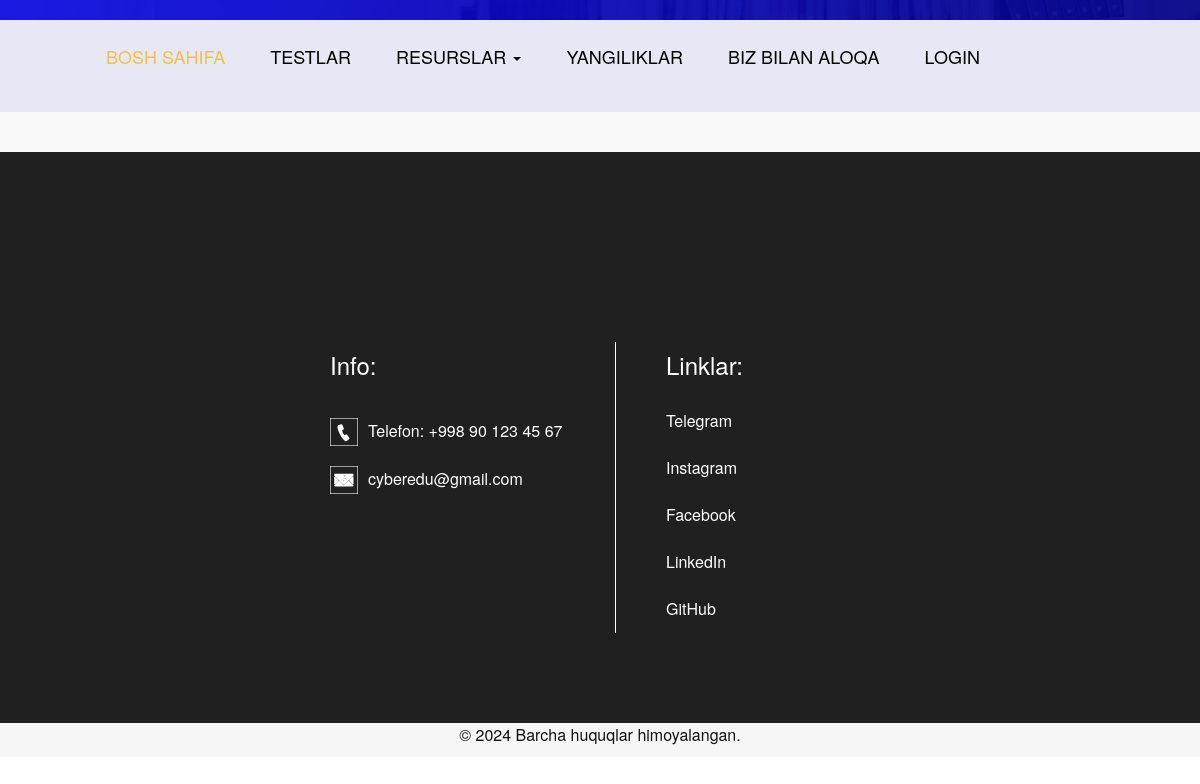
Page /kitob/ on the earlier database version.
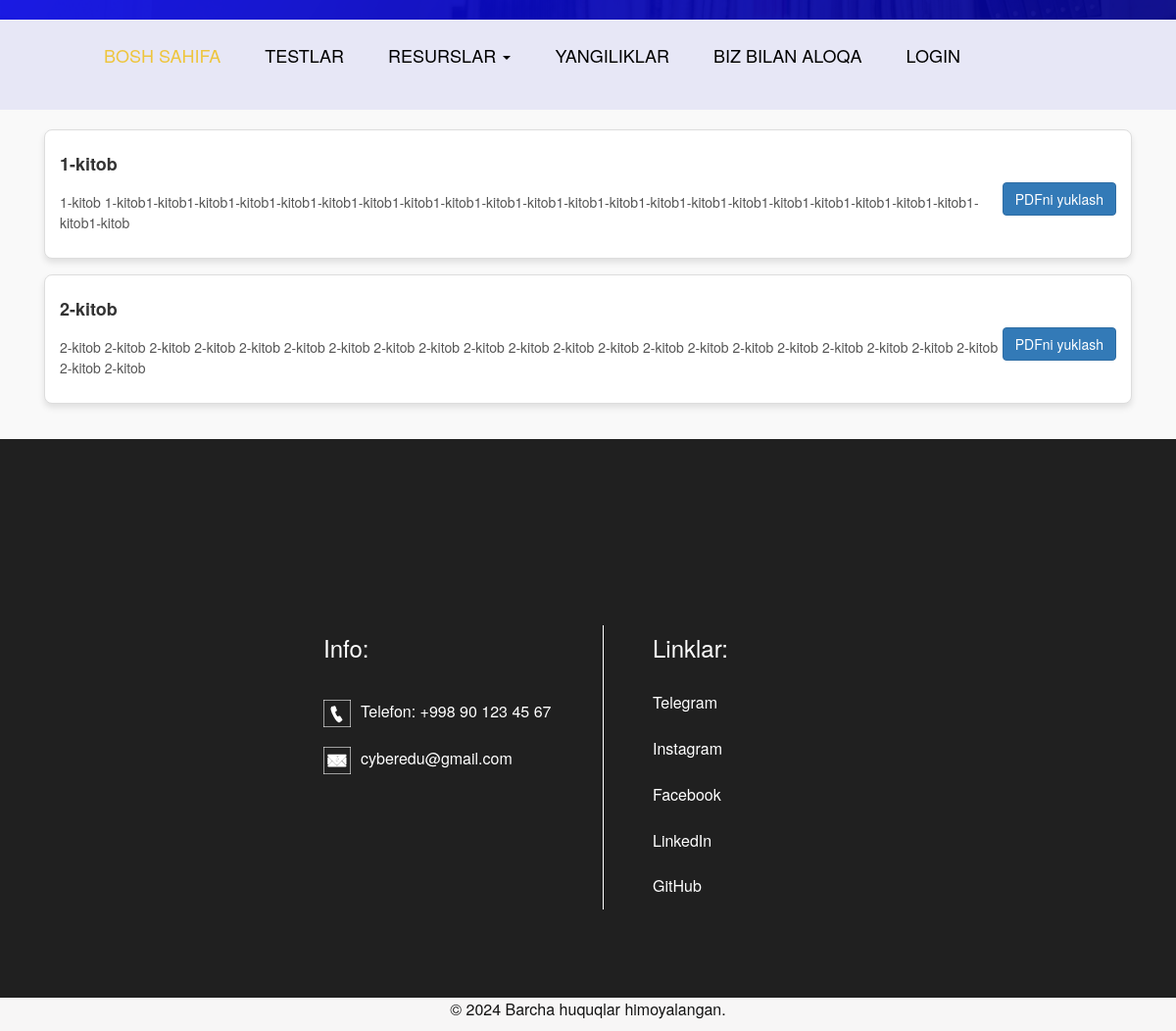
Same page on the later database version.
### videos/models.py (models this page shows, shortened)
class Kitoblar(models.Model):
    class Status(models.TextChoices):
        Draft = 'DF', 'Draft'
        Published = 'PB', 'Published'
    title = models.CharField(max_length=255)
    body = models.TextField()
    pdf = models.FileField(upload_to='courses/pdf')
    status = models.CharField(max_length=2,
                              choices=Status.choices,
                              default=Status.Draft)

### videos/views.py (the view)
# urls.py: path('kitob/', kitob_list, name="kitoblar_page"),
def kitob_list(request):
    kitob_list = Kitoblar.objects.filter(status=Kitoblar.Status.Published)
    context = {
        "kitob_list": kitob_list
    }
    return render(request, "videos/kitoblar.html", context)

### templates/videos/kitoblar.html (shortened to what this page needs)
{% load static %}
<!DOCTYPE html>
<html lang="en">
   <head>
      <link rel="stylesheet" type="text/css" href="https://cdnjs.cloudflare.com/ajax/libs/OwlCarousel2/2.0.0-beta.2.4/assets/owl.carousel.min.css" />
      <link rel="stylesheet" type="text/css" href="{% static 'css/bootstrap.min.css' %}">
      <link rel="stylesheet" type="text/css" href="{% static 'css/style.css' %}">
      <link rel="stylesheet" href="{% static 'css/responsive.css' %}">
      <link rel="stylesheet" href="{% static 'css/jquery.mCustomScrollbar.min.css' %}">
      <link rel="stylesheet" href="https://netdna.bootstrapcdn.com/font-awesome/4.0.3/css/font-awesome.css">
       <link rel="stylesheet" href="https://maxcdn.bootstrapcdn.com/bootstrap/3.3.7/css/bootstrap.min.css">
      <link rel="stylesheet" href="{% static 'css/owl.carousel.min.css' %}">
      <link rel="stylesheet" href="https://cdnjs.cloudflare.com/ajax/libs/fancybox/2.1.5/jquery.fancybox.min.css" media="screen">
       <link rel="stylesheet" href="https://cdnjs.cloudflare.com/ajax/libs/font-awesome/4.7.0/css/font-awesome.min.css">
   </head>
   <body>
      <div class="header_section">
         <div class="header_bg">
            <div class="container">
               <nav class="navbar navbar-expand-lg navbar-light bg-light">
                  <div class="collapse navbar-collapse" id="navbarSupportedContent">
                     <ul class="navbar-nav mr-auto">
                        <li class="nav-item active">
                           <a class="nav-link" href="{% url 'home_page' %}">Bosh sahifa</a>
                        </li>
                         <li class="nav-item">
                           <a class="nav-link" href="{% url 'quiz_list' %}">Testlar</a>
                        </li>
                        <li class="nav-item dropdown"><a href="#" class="nav-link" data-toggle="dropdown"> Resurslar <span class="caret"></span></a>
                        </li>
                        <li class="nav-item">
                           <a class="nav-link" href="{% url 'blog_page' %}">Yangiliklar</a>
                        </li>
                        <li class="nav-item">
                           <a class="nav-link" href="{% url 'contact_page' %}">Biz bilan aloqa</a>
                        </li>
                        {% if request.user.is_authenticated %}
                            <button type="submit" class="btn btn-danger"  style="margin-top: -6px">
                                <form id="logout-form" action="{% url 'logout' %}" method="post">
                                <a href="#" onclick="document.getElementById('logout-form').submit(); return false;" style="color: white">Profildan chiqish</a>
                                {% csrf_token %}
                                </form>
                            </button>
                        {% else %}
                        <li class="nav-item">
                           <a class="nav-link" href="{% url 'login_page' %}">Login</a>
                        </li>
                        {% endif %}
                     </ul>
                  </div>
               </nav>
            </div>
         </div>
      </div>
            {% block content %}
<div class="blog_section">
    <div class="container">
        <div class="row">
            {% for kitob in kitob_list %}
            <div class="col-12">
                <div class="blog_card">
                    <div class="blog_content">
                        <h5 class="blog_title">{{ kitob.title }}</h5>
                        <p class="blog_body">{{ kitob.body|truncatewords:100 }}</p>
                    </div>
                    {% if kitob.pdf %}
                    <a href="{{ kitob.pdf.url }}" download class="btn btn-primary" style="margin-top: 10px;">
                        PDFni yuklash
                    </a>
                    {% endif %}
                </div>
            </div>
            {% endfor %}
        </div>
    </div>
</div>
            {% endblock content %}
      <div class="footer_section layout_padding">
         <div class="container">
            <div class="footer_section_2">
               <div class="row">
                  <div class="col-lg-3 margin_top">
                  </div>
                  <div class="col-lg-3">
                     <div>
                        <h4 class="information_text">Info:</h4>
                     <div class="call_text"><a href="#"><img src="{% static 'images/call-icon1.png' %}"><span class="padding_left_15">Telefon: +998 90 123 45 67</span></a></div>
                     <div class="call_text"><a href="#"><img src="{% static 'images/mail-icon1.png' %}"><span class="padding_left_15">cyberedu@gmail.com</span></a></div>
                     </div>
                  </div>
                  <div class="col-lg-3 col-md-6">
                     <div class="information_main">
                        <h4 class="information_text">Linklar:</h4>
                        <div class="footer_menu">
                           <ul>
                              <li><a href="{% url 'home_page' %}">Telegram</a></li>
                              <li><a href="about.html">Instagram</a></li>
                              <li><a href="services.html">Facebook</a></li>
                              <li><a href="blog.html">LinkedIn</a></li>
                              <li><a href="news.html">GitHub</a></li>
                           </ul>
                        </div>
                     </div>
                  </div>
                  <div class="col-lg-3">
                  </div>
               </div>
            </div>
         </div>
      </div>
      <div class="copyright_section">
         <div class="container">
            <p class="copyright_text">© 2024 Barcha huquqlar himoyalangan.</p>
         </div>
      </div>

### static/css/style.css (style rules this page uses)
* { box-sizing: border-box !important; transition: ease all 0.5s; }
html { scroll-behavior: smooth; }
body { color: #666666; font-size: 14px; font-family: 'Poppins', sans-serif; line-height: 1.80857; font-weight: normal; overflow-x: hidden; }
a { color: #1f1f1f; text-decoration: none !important; outline: none !important; -webkit-transition: all .3s ease-in-out; -moz-transition: all .3s ease-in-out; -ms-transition: all .3s ease-in-out; -o-transition: all .3s ease-in-out; transition: all .3s ease-in-out; }
h1, h2, h3, h4, h5, h6 { letter-spacing: 0; font-weight: normal; position: relative; padding: 0 0 10px 0; font-weight: normal; line-height: normal; color: #111111; margin: 0 }
h4 { font-size: 16px }
h5 { font-size: 14px }
*, *::after, *::before { -webkit-box-sizing: border-box; -moz-box-sizing: border-box; box-sizing: border-box; }
ul, li, ol { margin: 0px; padding: 0px; list-style: none; }
p { margin: 20px; font-weight: 300; font-size: 15px; line-height: 24px; }
a { color: #222222; text-decoration: none; outline: none !important; }
a, .btn { text-decoration: none !important; outline: none !important; -webkit-transition: all .3s ease-in-out; -moz-transition: all .3s ease-in-out; -ms-transition: all .3s ease-in-out; -o-transition: all .3s ease-in-out; transition: all .3s ease-in-out; }
img { max-width: 100%; height: auto; }
.layout_padding { padding-top: 90px; padding-bottom: 0px; }
.header_section { width: 100%; float: left; background-image: url(../images/banner-bg.png); height: auto; background-size: 100%; background-repeat: no-repeat; padding-top: 20px; }
.header_bg { background-color: #e7e7f6; }
.bg-light { background-color: transparent !important; }
.navbar { padding: 1rem 1rem; }
.navbar-expand-lg .navbar-nav .nav-link { padding-right: 10px; padding-left: 35px; font-size: 18px; color: #000; text-transform: uppercase; }
.navbar-light .navbar-nav .active>.nav-link, .navbar-light .navbar-nav .nav-link.active, .navbar-light .navbar-nav .nav-link.show, .navbar-light .navbar-nav .show>.nav-link { color: #eec53d; }
.padding_left_15 { padding-left: 10px; }
.blog_section { width: 100%; float: left; padding-bottom: 90px; }
.footer_section { width: 100%; float: left; background-color: #202020; height: auto; padding-bottom: 90px; }
.margin_top { margin-top: 90px; }
.call_text { width: 100%; float: left; font-size: 16px; color: #ffffff; padding-top: 20px; }
.call_text a { color: #ffffff; }
.footer_section_2 { width: 100%; float: left; margin-top: 100px; }
.footer_menu { width: 100%; float: left; }
.footer_menu ul { margin: 0px; padding: 0px; }
.footer_menu li { font-size: 16px; color: #ffffff; padding: 12px 0px; }
.footer_menu li a { color: #ffffff; }
.information_text { width: 100%; float: left; font-size: 24px; color: #fff; }
.information_main { width: 100%; float: left; border-left: 1px solid #ffffff; padding-left: 50px; }
.copyright_section { width: 100%; float: left; background-color: #f7f6f6; height: auto; }
.copyright_text { width: 100%; float: left; font-size: 16px; margin-left: 0px; color: #131313; text-align: center; }

### templates/videos/kitoblar.html (style rules this page uses)
.blog_section { padding: 20px 20px; background-color: #f9f9f9; }
.blog_card { display: flex; align-items: center; border: 1px solid #ddd; border-radius: 8px; padding: 15px; background-color: #fff; box-shadow: 0 4px 6px rgba(0, 0, 0, 0.1); margin-bottom: 16px; transition: transform 0.3s, box-shadow 0.3s; }
.blog_content { flex: 1; }
.blog_title { font-weight: bold; font-size: 18px; color: #333; margin-bottom: 8px; }
.blog_body { font-size: 14px; color: #555; line-height: 1.5; }

Differences in the rows shown:
added Kitoblar: title "1-kitob", body "1-kitob 1-kitob1-kitob1-kitob1-kitob1-kitob1-kitob1-kitob1-kitob1-kitob1-kitob1-kitob1-kitob1-kitob1-kitob1-kitob1-kitob1-kitob1-kitob1-kitob1-kitob1-kitob1-kitob1-kitob"
added Kitoblar: title "2-kitob", body "2-kitob 2-kitob 2-kitob 2-kitob 2-kitob 2-kitob 2-kitob 2-kitob 2-kitob 2-kitob 2-kitob 2-kitob 2-kitob 2-kitob 2-kitob 2-kitob 2-kitob 2-kitob 2-kitob 2-kitob 2-kitob 2-kitob 2-kitob"
